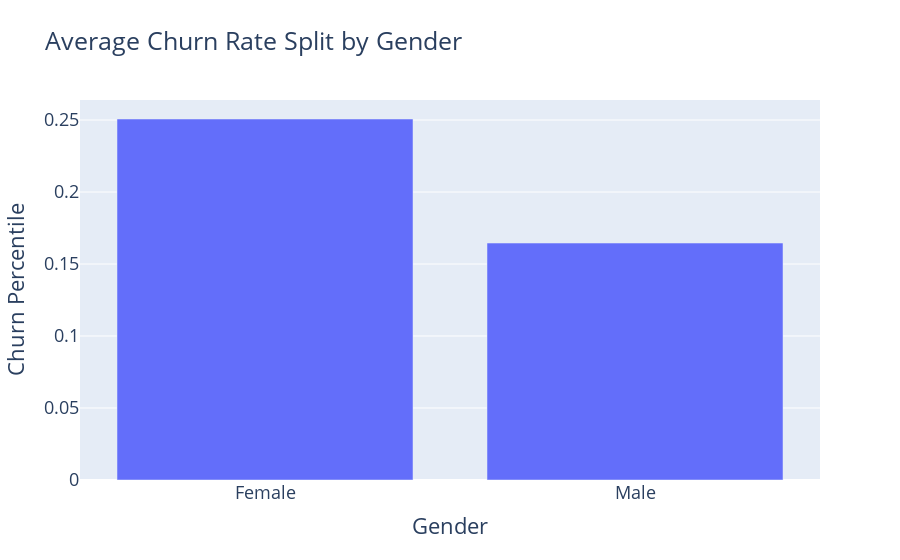

This figure's notebook cell:
### Code cell
# ii. Gender
df_ge=df.groupby("Gender").Exited.mean().reset_index()
fig12=pe.bar(df_ge ,x='Gender', y='Exited', title= "Average Churn Rate Split by Gender")
fig12.update_layout( font_size=18)
fig12.update_yaxes(title_text="Churn Percentile")

### Figure 1 — Plotly figure (JSON) as saved in the notebook; plotly's stock layout.template omitted (floating-point values rounded to 4 significant figures)
{"data": [{"alignmentgroup": "True", "hovertemplate": "Gender=%{x}<br>Exited=%{y}<extra></extra>", "legendgroup": "", "marker": {"color": "#636efa", "pattern": {"shape": ""}}, "name": "", "offsetgroup": "", "orientation": "v", "showlegend": false, "textposition": "auto", "type": "bar", "x": ["Female", "Male"], "xaxis": "x", "y": [0.2507, 0.1646], "yaxis": "y"}], "layout": {"barmode": "relative", "font": {"size": 18}, "legend": {"tracegroupgap": 0}, "title": {"text": "Average Churn Rate Split by Gender"}, "xaxis": {"anchor": "y", "domain": [0, 1], "title": {"text": "Gender"}}, "yaxis": {"anchor": "x", "domain": [0, 1], "title": {"text": "Churn Percentile"}}}}
